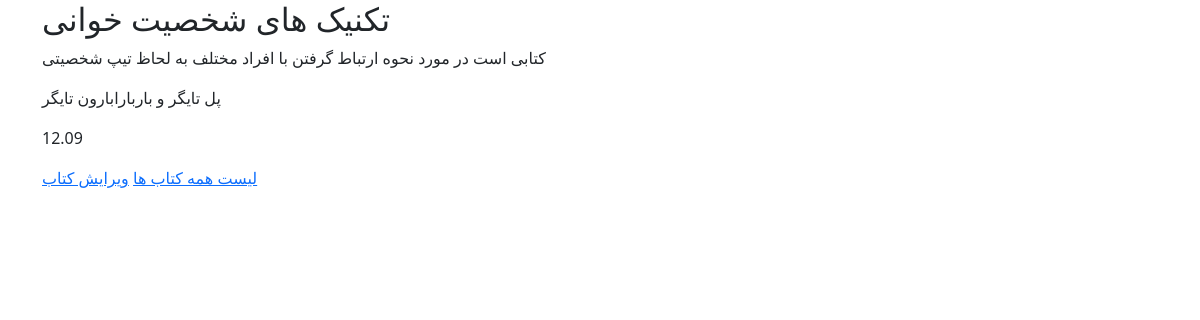
Page /books/3/ on the committed database.
### books/models.py (models this page shows, shortened)
class Book(models.Model):
    title = models.CharField(max_length=200)
    author = models.CharField(max_length=200)
    description = models.TextField()
    price = models.DecimalField(max_digits=5, decimal_places=2)

### books/views.py (the view)
# urls.py: path('<int:pk>/', BookDetailView.as_view(), name='book_detail'),
class BookDetailView(generic.DetailView):
    model = Book
    template_name = 'books/book_detail.html'

### books/templates/books/book_detail.html (shortened to what this page needs)
{% extends '_base.html' %}
{% block content %}
    <h2>{{ book.title }}</h2>
    <p>{{ book.description }}</p>
    <P>{{ book.author }}</P>
    <p>{{ book.price }}</p>
    <a href="{% url "book_list" %}">لیست همه کتاب ها</a>
    <a href="{% url "book_update" book.pk %}">ویرایش کتاب</a>
{% endblock content %}

### rows in the picture
Book: description "کتابی است در مورد نحوه ارتباط گرفتن با افراد مختلف به لحاظ تیپ شخصیتی", author "پل تایگر و باربارابارون تایگر", price "12.09"
